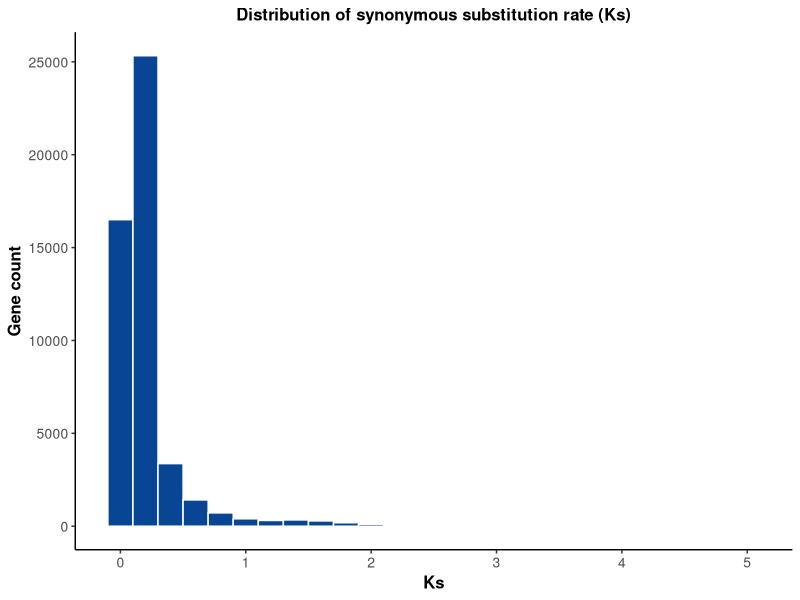
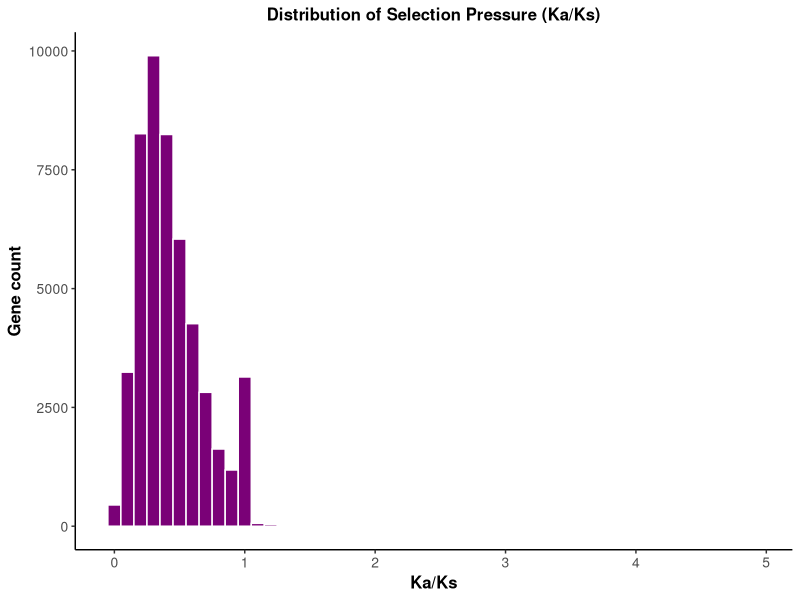
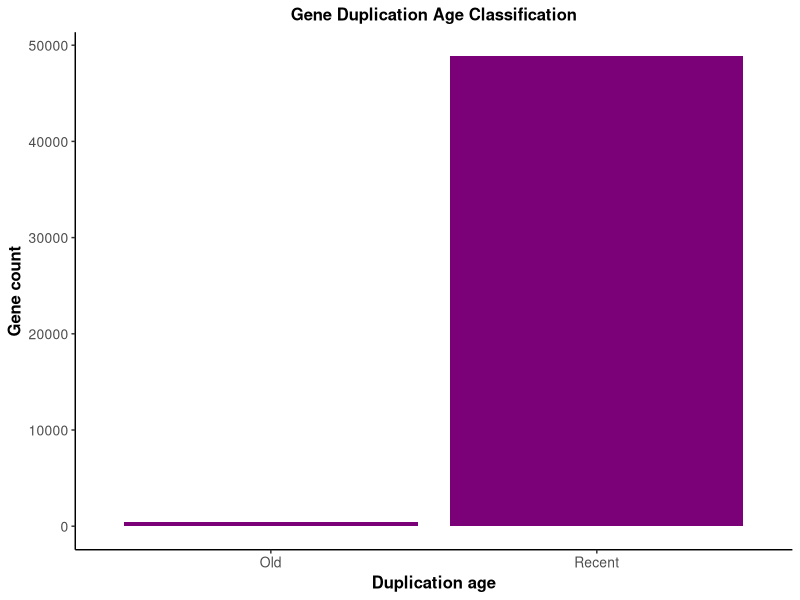
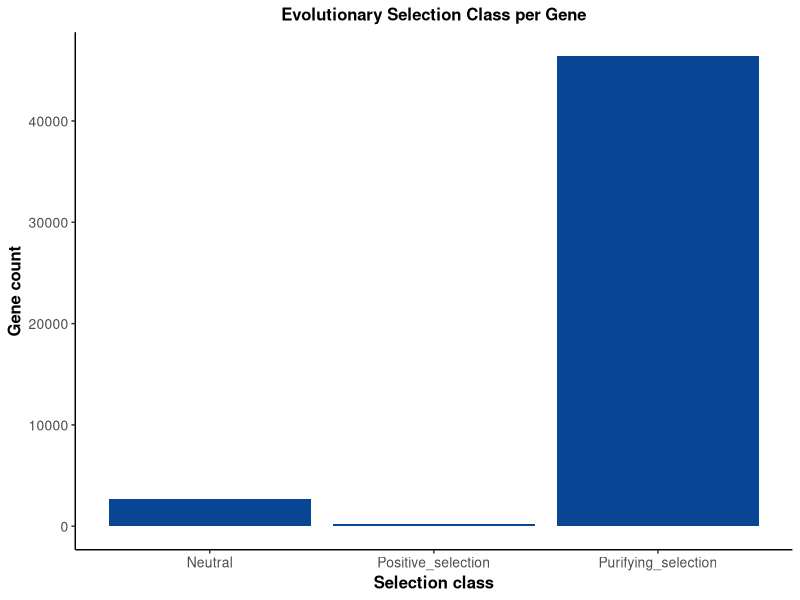
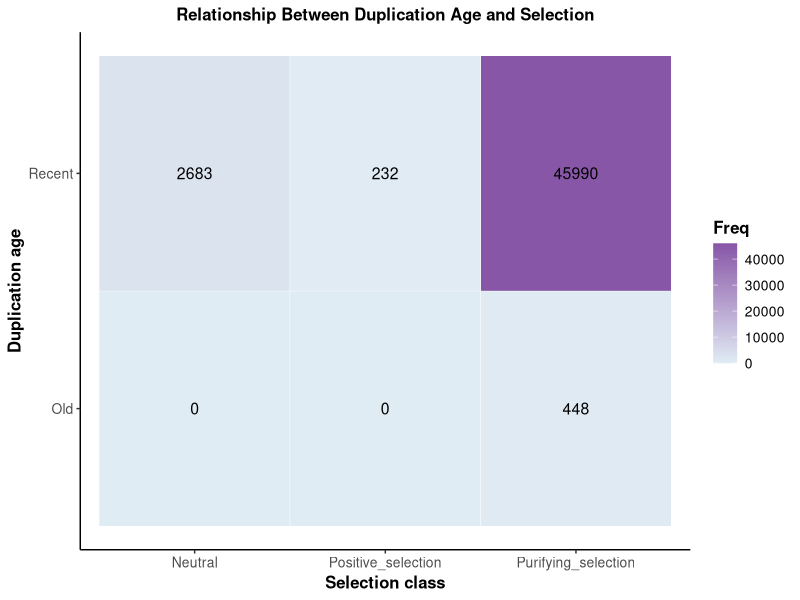
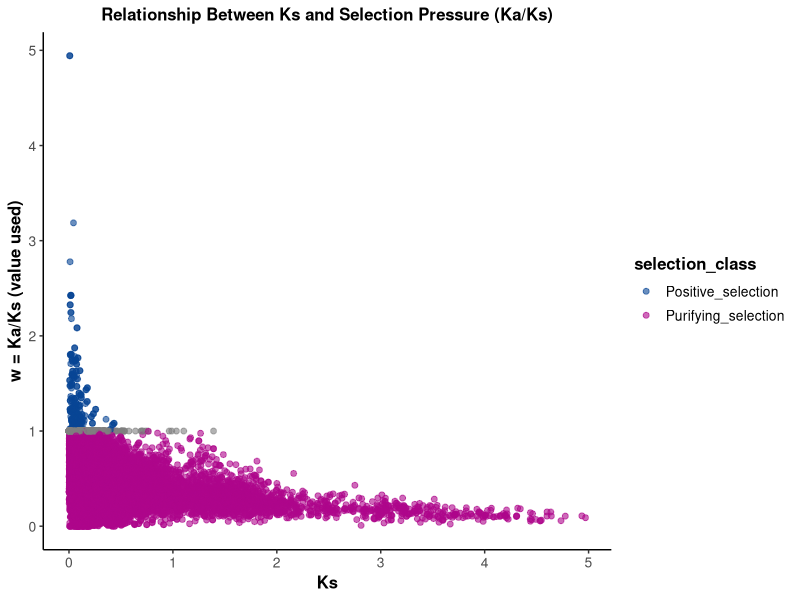

Here is the R script that generated these plots, in order:
library(dplyr)
library(ggplot2)
library(tidyr)




scientific_theme <- function() {
  theme_classic() +
    theme(
      plot.title = element_text(size = 12, face = "bold", hjust = 0.5),
      axis.title = element_text(size = 12, face = "bold"),
      axis.text  = element_text(size = 10),
      legend.title = element_text(size = 12, face = "bold"),
      legend.text  = element_text(size = 10)
    )
}


# 1. LOAD FINAL GENE TABLE

df <- read.table(
  "../output/ks_results_high/gene_level_classification_with_ks_w_high.tsv",
  sep = "\t", header = TRUE, stringsAsFactors = FALSE
)


# 2. CREATE OUTPUT DIR FOR FIGURES


plot_dir <- "../figures/ks_high"
dir.create(plot_dir, recursive = TRUE, showWarnings = FALSE)


# 3. PLOT: Histogram of Ks_used (gene ages)


p1 <- ggplot(df, aes(x = ks_used)) +
  geom_histogram(binwidth = 0.2, fill = "#084594", color = "white") +
  labs(title = "Distribution of synonymous substitution rate (Ks)",
       x = "Ks",
       y = "Gene count") +
  scientific_theme()

ggsave(file.path(plot_dir, "hist_ks_used.png"),
       p1, width = 7, height = 5, dpi = 600)



# 4. PLOT: Histogram of w_used (Ka/Ks)


p2 <- ggplot(df %>% filter(!is.na(w_used)), aes(x = w_used)) +
  geom_histogram(binwidth = 0.1, fill = "#7A0177", color = "white") +
  labs(title = "Distribution of Selection Pressure (Ka/Ks)",
       x = "Ka/Ks",
       y = "Gene count") +
  scientific_theme()

ggsave(file.path(plot_dir, "hist_w_used.png"),
       p2, width = 7, height = 5, dpi = 600)



# 5. PLOT: Barplot of age_class


p3 <- ggplot(df, aes(x = age_class)) +
  geom_bar(fill = "#7A0177") +
  labs(title = "Gene Duplication Age Classification",
       x = "Duplication age",
       y = "Gene count") +
  scientific_theme()

ggsave(file.path(plot_dir, "bar_age_class.png"),
       p3, width = 6, height = 4, dpi = 600)



# 6. PLOT: Barplot of selection class


p4 <- ggplot(df, aes(x = selection_class)) +
  geom_bar(fill = "#084594") +
  labs(title = "Evolutionary Selection Class per Gene",
       x = "Selection class",
       y = "Gene count") +
  scientific_theme()

ggsave(file.path(plot_dir, "bar_selection_class.png"),
       p4, width = 7, height = 4, dpi = 600)



# 7. HEATMAP: Age class × Selection class


tab <- table(df$age_class, df$selection_class)
tab_df <- as.data.frame(tab)

p5 <- ggplot(tab_df, aes(x = Var2, y = Var1, fill = Freq)) +
  geom_tile(color = "white") +
  geom_text(aes(label = Freq), color = "black", size = 4) +
  scale_fill_gradient(low = "#e0ecf4", high = "#8856a7") +
  labs(title = "Relationship Between Duplication Age and Selection",
       x = "Selection class",
       y = "Duplication age") +
  scientific_theme()

ggsave(file.path(plot_dir, "heatmap_age_selection.png"),
       p5, width = 7, height = 5, dpi = 600)



# 8. SCATTERPLOT: Ks_used vs w_used

p6 <- ggplot(df %>% filter(!is.na(w_used)),
             aes(x = ks_used, y = w_used, color = selection_class)) +
  geom_point(alpha = 0.6, size = 1.7) +
  scale_color_manual(values = c(
    "Positive_selection"  = "#084594",
    "Purifying_selection" = "#ad058b",
    "Neutral_or_mixed"    = "#888888"
  )) +
  labs(title = "Relationship Between Ks and Selection Pressure (Ka/Ks)",
       x = "Ks",
       y = "w = Ka/Ks (value used)") +
  scientific_theme()

ggsave(file.path(plot_dir, "scatter_ks_vs_w.png"),
       p6, width = 7, height = 5, dpi = 600)

cat("\n All plots saved in:", plot_dir, "\n")
